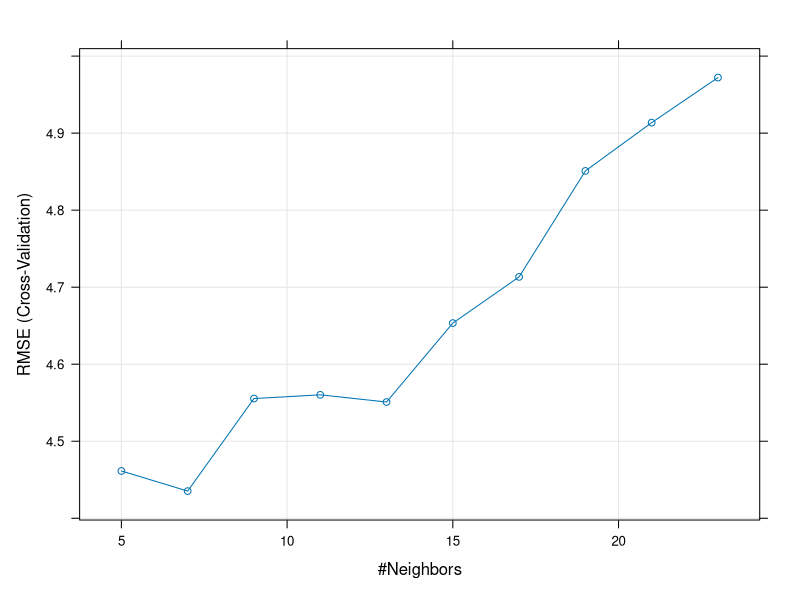

Generate this figure with R: (Note: this script raises an error after producing the figure.)
"
K-Nearest-Neighbors (KNN) Regresion 1
"

# 1. Prepare the data
library(caret)
data("Boston", package = "MASS")

# 2. Check data summary
head(Boston)
dim(Boston)
summary(Boston)
names(Boston)

# 3. Split data into test and training sets
set.seed(100)
training_idx <- sample(seq(1, nrow(Boston)), nrow(Boston) * 0.8)
train_data <- Boston[training_idx, ]
test_data <- Boston[-training_idx, ]

# 4. Fit the model
set.seed(101)
model <- train(
    medv~., data = train_data, method = "knn",
    trControl = trainControl("cv", number = 10),
    preProcess = c("center", "scale"),
    tuneLength = 10
)
plot(model)
model$bestTune # select the k that minimize RMSE
# preProcess: normalize the data
# trControl: use resampling methods (cross validation)
# tuneLength: number of possible k values to evaluate
# cv number: have around 40-50 each

# 5. Interpret the outputs
predictions <- predict(model, test_data)
head(predictions)
RMSE(predictions, test.data$medv)
plot(test_data$medv, predictions,
    main = "Prediction performance of kNN regression")
abline(0, 1, col = "red")
